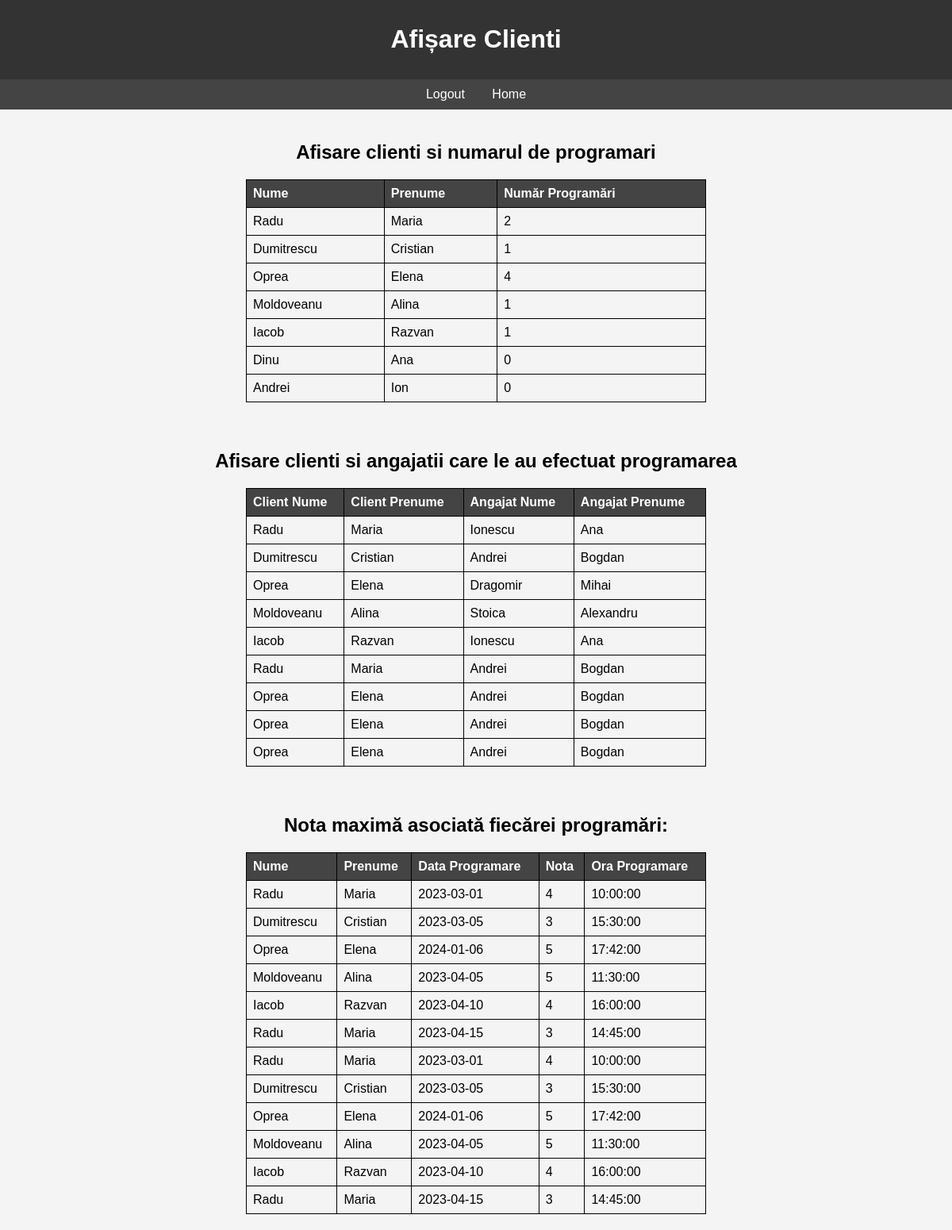
Screenshot of /afisare_clienti.php with the database file from the repository.
### tables this page shows
CREATE TABLE `clienti` (
  `client_id` int(11) NOT NULL,
  `nume` varchar(20) NOT NULL,
  `prenume` varchar(20) NOT NULL,
  `nr_telefon` varchar(20) DEFAULT NULL
);

CREATE TABLE `angajati` (
  `angajat_id` int(11) NOT NULL,
  `nume` varchar(20) NOT NULL,
  `prenume` varchar(20) NOT NULL,
  `functie` varchar(20) NOT NULL,
  `data_angajarii` date DEFAULT NULL
);

### afisare_clienti.php (the view, shortened to what this page needs)
<!DOCTYPE html>
<html lang="en">
<head>
</head>
<body>
    <header>
        <h1>Afișare Clienti</h1>
    </header>
    <nav>
        <a href="logout.php">Logout</a>
        <a href="index.php">Home</a>
    </nav>
    <section>
        <?php
        include("connection.php");
        $sql = "SELECT c.nume, c.prenume, COUNT(p.programare_id) AS numar_programari
                FROM clienti c
                LEFT JOIN programari p ON c.client_id = p.client_id
                GROUP BY c.client_id, c.nume, c.prenume";
        $result = mysqli_query($con, $sql);
        if ($result) {
            echo"<h2>Afisare clienti si numarul de programari</h2>";
            echo "<table>";
            echo "<tr><th>Nume</th><th>Prenume</th><th>Număr Programări</th></tr>";
            while ($row = mysqli_fetch_assoc($result)) {
                echo "<tr>";
                echo "<td>{$row['nume']}</td>";
                echo "<td>{$row['prenume']}</td>";
                echo "<td>{$row['numar_programari']}</td>";
                echo "</tr>";
            }
            echo "</table>";
        } else {
            echo "Eroare la interogare: " . mysqli_error($con);
        }
        ?>
    </section>
    <section>
    <?php
            include("connection.php");
            $sql = "SELECT
                        c.nume AS client_nume,
                        c.prenume AS client_prenume,
                        a.nume AS angajat_nume,
                        a.prenume AS angajat_prenume
                    FROM
                        Programari p
                    JOIN
                        Clienti c ON p.client_id = c.client_id
                    JOIN
                        Angajati a ON p.angajat_id = a.angajat_id";
            $result2 = mysqli_query($con, $sql);
            if ($result2 && mysqli_num_rows($result2) > 0) {
                echo"<h2>Afisare clienti si angajatii care le au efectuat programarea</h2>";
                echo "<table>";
                echo "<tr><th>Client Nume</th><th>Client Prenume</th><th>Angajat Nume</th><th>Angajat Prenume</th></tr>";
                while ($row = mysqli_fetch_assoc($result2)) {
                    echo "<tr>";
                    echo "<td>{$row['client_nume']}</td>";
                    echo "<td>{$row['client_prenume']}</td>";
                    echo "<td>{$row['angajat_nume']}</td>";
                    echo "<td>{$row['angajat_prenume']}</td>";
                    echo "</tr>";
                }
                echo "</table>";
            } else {
                echo "Nu există programări în baza de date.";
            }
        ?>
    </section>
    <section>
    <?php
include("connection.php");
$sql = "
    SELECT
        clienti.nume,
        clienti.prenume,
        programari.data_programare,
        feedback.nota,
        programari.ora_programare
    FROM
        clienti
    JOIN
        programari ON clienti.client_id = programari.client_id
    LEFT JOIN
        feedback ON programari.programare_id = feedback.programare_id
    WHERE
        feedback.nota = (
            SELECT MAX(nota)
            FROM feedback
            WHERE programare_id = programari.programare_id
        );
";
$result3 = mysqli_query($con, $sql);
if ($result3) {
    if (mysqli_num_rows($result3) > 0) {
        echo "<h2>Nota maximă asociată fiecărei programări:</h2>";
        echo "<table border='1'>
            <tr>
                <th>Nume</th>
                <th>Prenume</th>
                <th>Data Programare</th>
                <th>Nota</th>
                <th>Ora Programare</th>
            </tr>";
        while ($row = mysqli_fetch_assoc($result3)) {
            echo "<tr>";
            echo "<td>".$row['nume']."</td>";
            echo "<td>".$row['prenume']."</td>";
            echo "<td>".$row['data_programare']."</td>";
            echo "<td>".$row['nota']."</td>";
            echo "<td>".$row['ora_programare']."</td>";
            echo "</tr>";
        }
        echo "</table>";
    } else {
        echo "Nu există rezultate.";
    }
} else {
    echo 'Eroare la interogare: ' . mysqli_error($con);
}
?>
    </section>
</body>
</html>

### afisare_clienti.php (style rules this page uses)
body { font-family: Arial, sans-serif; margin: 0; padding: 0; background-color: #f4f4f4; text-align: center; }
header { background-color: #333; color: #fff; padding: 10px; }
nav { background-color: #444; padding: 10px; }
nav a { color: #fff; text-decoration: none; padding: 10px; margin: 0 5px; }
section { padding: 20px; }
table { border-collapse: collapse; width: 50%; margin: auto; margin-top: 20px; }
table, th, td { border: 1px solid black; }
th, td { padding: 8px; text-align: left; }
th { background-color: #444; color: white; }

### rows the page displays
clienti: nume "Radu", prenume "Maria", angajati.nume "Ionescu", angajati.prenume "Ana", angajati.nume "Andrei", angajati.prenume "Bogdan"
clienti: nume "Dumitrescu", prenume "Cristian", angajati.nume "Andrei", angajati.prenume "Bogdan"
clienti: nume "Oprea", prenume "Elena", angajati.nume "Dragomir", angajati.prenume "Mihai", angajati.nume "Andrei", angajati.prenume "Bogdan"
clienti: nume "Moldoveanu", prenume "Alina", angajati.nume "Stoica", angajati.prenume "Alexandru"
clienti: nume "Iacob", prenume "Razvan", angajati.nume "Ionescu", angajati.prenume "Ana"

### other values shown
$row['nume'] "Radu"
$row['prenume'] "Maria"
$row['numar_programari'] "2"
$row['nume'] "Dumitrescu"
$row['prenume'] "Cristian"
$row['numar_programari'] "1"
$row['nume'] "Oprea"
$row['prenume'] "Elena"
$row['numar_programari'] "4"
$row['nume'] "Moldoveanu"
$row['prenume'] "Alina"
$row['nume'] "Iacob"
$row['prenume'] "Razvan"
$row['nume'] "Dinu"
$row['prenume'] "Ana"
